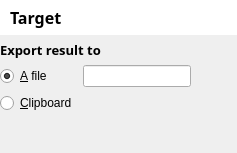
     <widget class="QWidget" name="pageTarget">
      <layout class="QGridLayout" name="gridLayout_6">
       <property name="leftMargin">
        <number>0</number>
       </property>
       <property name="topMargin">
        <number>0</number>
       </property>
       <property name="rightMargin">
        <number>0</number>
       </property>
       <property name="bottomMargin">
        <number>0</number>
       </property>
       <item row="2" column="0">
        <widget class="QRadioButton" name="rbTargetResultFile">
         <property name="sizePolicy">
          <sizepolicy hsizetype="Minimum" vsizetype="Maximum">
           <horstretch>0</horstretch>
           <verstretch>0</verstretch>
          </sizepolicy>
         </property>
         <property name="text">
          <string>&amp;A file</string>
         </property>
         <property name="checked">
          <bool>true</bool>
         </property>
         <attribute name="buttonGroup">
          <string notr="true">buttonGroupTargetResult</string>
         </attribute>
        </widget>
       </item>
       <item row="1" column="0" colspan="2">
        <widget class="QLabel" name="label_13">
         <property name="font">
          <font>
           <family>ABeeZee</family>
           <pointsize>10</pointsize>
           <weight>75</weight>
           <italic>false</italic>
           <bold>true</bold>
          </font>
         </property>
         <property name="text">
          <string>Export result to</string>
         </property>
        </widget>
       </item>
       <item row="0" column="0" colspan="2">
        <widget class="QLabel" name="label_12">
         <property name="font">
          <font>
           <family>ABeeZee</family>
           <pointsize>12</pointsize>
           <weight>75</weight>
           <italic>false</italic>
           <bold>true</bold>
          </font>
         </property>
         <property name="styleSheet">
          <string notr="true">background-color: palette(light);padding: 6;</string>
         </property>
         <property name="text">
          <string>Target</string>
         </property>
         <property name="margin">
          <number>4</number>
         </property>
        </widget>
       </item>
       <item row="2" column="1">
        <widget class="QWidget" name="widget_5" native="true">
         <property name="sizePolicy">
          <sizepolicy hsizetype="Expanding" vsizetype="Maximum">
           <horstretch>0</horstretch>
           <verstretch>0</verstretch>
          </sizepolicy>
         </property>
         <property name="minimumSize">
          <size>
           <width>0</width>
           <height>0</height>
          </size>
         </property>
         <layout class="QHBoxLayout" name="horizontalLayout_5">
          <property name="leftMargin">
           <number>0</number>
          </property>
          <property name="topMargin">
           <number>0</number>
          </property>
          <property name="rightMargin">
           <number>0</number>
          </property>
          <property name="bottomMargin">
           <number>0</number>
          </property>
          <item>
           <widget class="QLineEdit" name="leTargetResultFile">
            <property name="clearButtonEnabled">
             <bool>true</bool>
            </property>
           </widget>
          </item>
          <item>
           <widget class="QPushButton" name="pbTargetResultFile">
            <property name="text">
             <string/>
            </property>
            <property name="icon">
             <iconset theme="folder">
              <normaloff>.</normaloff>.</iconset>
            </property>
            <property name="autoDefault">
             <bool>false</bool>
            </property>
            <property name="flat">
             <bool>true</bool>
            </property>
           </widget>
          </item>
         </layout>
        </widget>
       </item>
       <item row="3" column="0">
        <widget class="QRadioButton" name="rbTargetResultClipboard">
         <property name="text">
          <string>&amp;Clipboard</string>
         </property>
         <attribute name="buttonGroup">
          <string notr="true">buttonGroupTargetResult</string>
         </attribute>
        </widget>
       </item>
       <item row="4" column="0">
        <spacer name="verticalSpacer_2">
         <property name="orientation">
          <enum>Qt::Vertical</enum>
         </property>
         <property name="sizeHint" stdset="0">
          <size>
           <width>20</width>
           <height>40</height>
          </size>
         </property>
        </spacer>
       </item>
      </layout>
     </widget>
